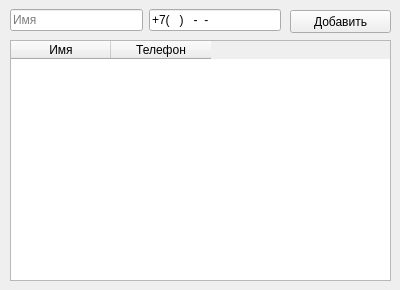
<?xml version="1.0" encoding="UTF-8"?>
<ui version="4.0">
 <class>Form</class>
 <widget class="QWidget" name="Form">
  <property name="geometry">
   <rect>
    <x>0</x>
    <y>0</y>
    <width>400</width>
    <height>290</height>
   </rect>
  </property>
  <property name="windowTitle">
   <string>Телефонный справочник</string>
  </property>
  <widget class="QWidget" name="horizontalLayoutWidget">
   <property name="geometry">
    <rect>
     <x>0</x>
     <y>0</y>
     <width>291</width>
     <height>41</height>
    </rect>
   </property>
   <layout class="QHBoxLayout" name="horizontalLayout">
    <property name="leftMargin">
     <number>10</number>
    </property>
    <property name="rightMargin">
     <number>10</number>
    </property>
    <item>
     <widget class="QLineEdit" name="lineName">
      <property name="placeholderText">
       <string>Имя</string>
      </property>
     </widget>
    </item>
    <item>
     <widget class="QLineEdit" name="lineNumber">
      <property name="inputMask">
       <string>+7(999)999-99-99</string>
      </property>
     </widget>
    </item>
   </layout>
  </widget>
  <widget class="QTableWidget" name="tableWidget">
   <property name="geometry">
    <rect>
     <x>10</x>
     <y>40</y>
     <width>381</width>
     <height>241</height>
    </rect>
   </property>
   <property name="columnCount">
    <number>2</number>
   </property>
   <column>
    <property name="text">
     <string>Имя</string>
    </property>
    <property name="textAlignment">
     <set>AlignCenter</set>
    </property>
   </column>
   <column>
    <property name="text">
     <string>Телефон</string>
    </property>
    <property name="textAlignment">
     <set>AlignCenter</set>
    </property>
   </column>
  </widget>
  <widget class="QPushButton" name="buttonAdd">
   <property name="geometry">
    <rect>
     <x>290</x>
     <y>10</y>
     <width>101</width>
     <height>23</height>
    </rect>
   </property>
   <property name="text">
    <string>Добавить</string>
   </property>
  </widget>
 </widget>
 <resources/>
 <connections/>
</ui>
